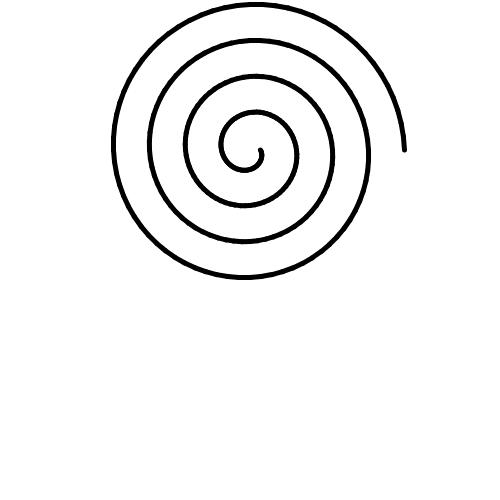
Frame 1 (no input)
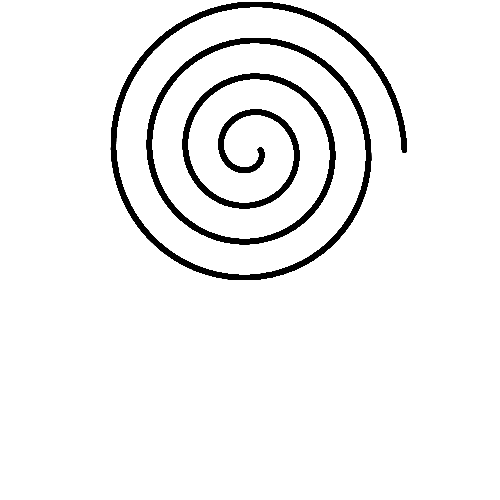
Frame 60 (no input)
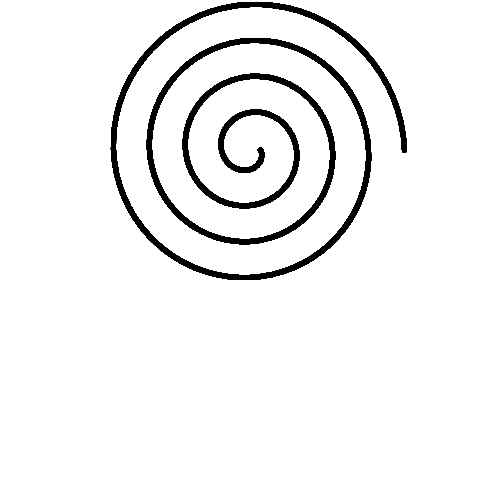
Frame 120 (the mouse pressed at the canvas centre since frame 60)

The p5.js sketch that drew these frames (run headless with seeded random() and noise() and a simulated clock; from frame 60 on, the mouse is pressed at the canvas centre):

// p5.js sketch
// ── sketch.js
function setup() {
  createCanvas(500, 500);
  background(255);
  strokeWeight(5);
  smooth();
}

function draw() {
  let radius = 10;
  let x, y;
  let lastx = -999, lasty = -999;
  for (let ang = 0; ang <= 1440; ang += 5) {
    radius += 0.5;
    let rad = radians(ang);
    x = 250 + (radius * cos(rad));
    y = 150 + (radius * sin(rad));
    if (lastx > -999) {
      line(x, y, lastx, lasty);
    }
    lastx = x;
    lasty = y;
  }
}
